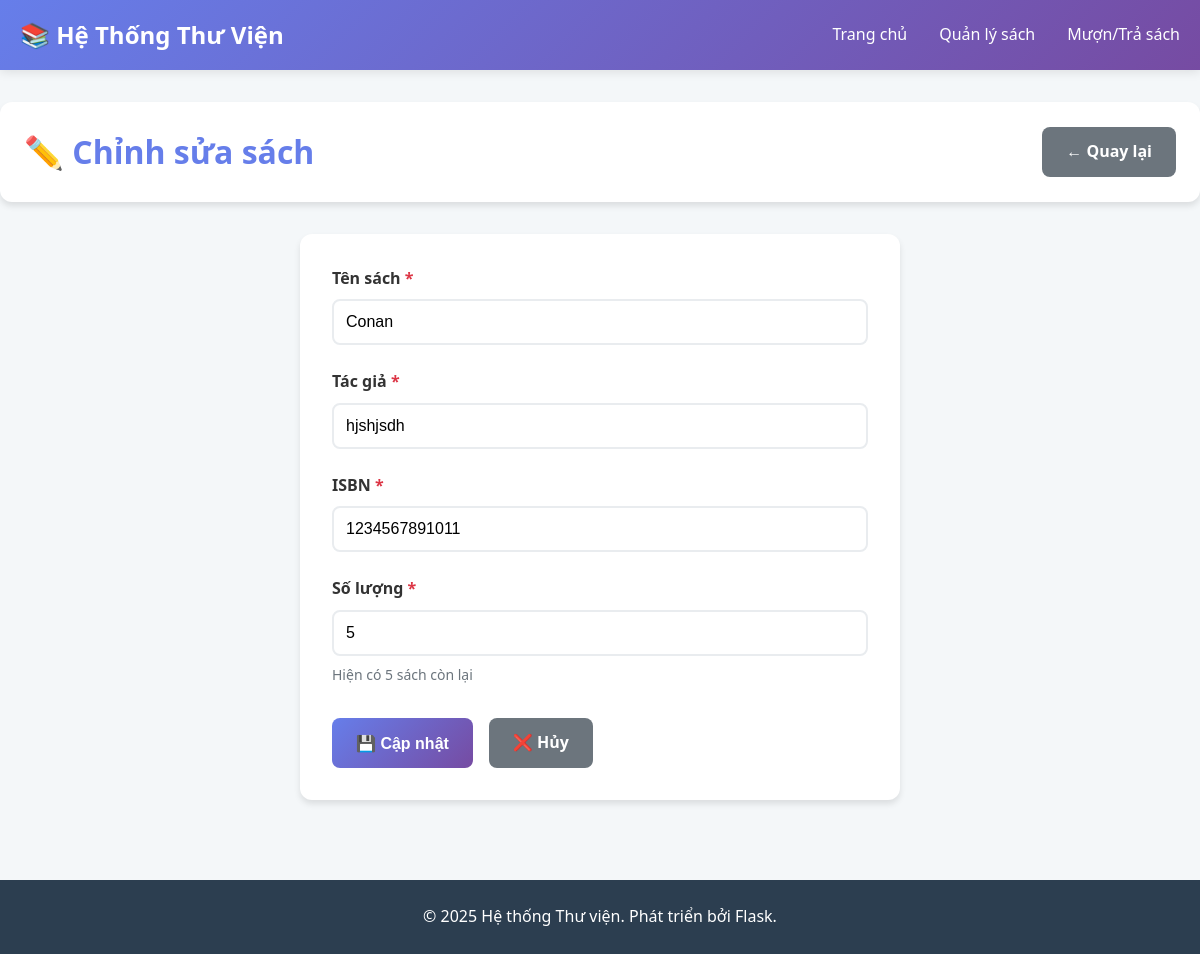
Page /books/edit/1 on the committed database.
### models.py (models this page shows, shortened)
class Book(db.Model):
    __tablename__ = 'books'
    id = db.Column(db.Integer, primary_key=True)
    title = db.Column(db.String(200), nullable=False)
    author = db.Column(db.String(100), nullable=False)
    isbn = db.Column(db.String(13), unique=True, nullable=False)
    quantity = db.Column(db.Integer, default=1)  # Số lượng sách có sẵn
    available = db.Column(db.Integer, default=1)  # Số lượng sách còn lại để mượn
    created_at = db.Column(db.DateTime, default=datetime.utcnow)
    borrow_records = db.relationship('BorrowRecord', backref='book', lazy=True, cascade='all, delete-orphan')

### app.py (the view, shortened to what this page needs)
@app.route('/books/edit/<int:book_id>', methods=['GET', 'POST'])
def edit_book(book_id):
    book = Book.query.get_or_404(book_id)
    return render_template('edit_book.html', book=book)

### templates/edit_book.html (shortened to what this page needs)
{% extends "base.html" %}
{% block content %}
<div class="page-header">
    <h1>✏️ Chỉnh sửa sách</h1>
    <a href="{{ url_for('books') }}" class="btn btn-secondary">← Quay lại</a>
</div>
<div class="form-container">
    <form method="POST" action="{{ url_for('edit_book', book_id=book.id) }}">
        <div class="form-group">
            <label for="title">Tên sách <span class="required">*</span></label>
            <input type="text" id="title" name="title" required
                   value="{{ book.title }}"
                   placeholder="Nhập tên sách">
        </div>
        <div class="form-group">
            <label for="author">Tác giả <span class="required">*</span></label>
            <input type="text" id="author" name="author" required
                   value="{{ book.author }}"
                   placeholder="Nhập tên tác giả">
        </div>
        <div class="form-group">
            <label for="isbn">ISBN <span class="required">*</span></label>
            <input type="text" id="isbn" name="isbn" required
                   value="{{ book.isbn }}"
                   placeholder="Nhập mã ISBN (13 ký tự)"
                   pattern="[0-9]{13}"
                   title="ISBN phải có 13 chữ số">
        </div>
        <div class="form-group">
            <label for="quantity">Số lượng <span class="required">*</span></label>
            <input type="number" id="quantity" name="quantity" required
                   min="1" value="{{ book.quantity }}"
                   placeholder="Nhập số lượng sách">
            <small class="form-text">Hiện có {{ book.available }} sách còn lại</small>
        </div>
        <div class="form-actions">
            <button type="submit" class="btn btn-primary">💾 Cập nhật</button>
            <a href="{{ url_for('books') }}" class="btn btn-secondary">❌ Hủy</a>
        </div>
    </form>
</div>
{% endblock %}

### static/css/style.css (style rules this page uses)
* { margin: 0; padding: 0; box-sizing: border-box; }
body { font-family: 'Segoe UI', Tahoma, Geneva, Verdana, sans-serif; line-height: 1.6; color: #333; background-color: #f4f7f9; }
.page-header { display: flex; justify-content: space-between; align-items: center; margin-bottom: 2rem; background: white; padding: 1.5rem; border-radius: 12px; box-shadow: 0 4px 6px rgba(0,0,0,0.1); }
.page-header h1 { color: #667eea; font-size: 2rem; }
.btn { display: inline-block; padding: 0.75rem 1.5rem; border: none; border-radius: 8px; text-decoration: none; font-weight: 600; cursor: pointer; transition: all 0.3s; font-size: 1rem; }
.btn-primary { background: linear-gradient(135deg, #667eea 0%, #764ba2 100%); color: white; }
.btn-secondary { background-color: #6c757d; color: white; }
.form-container { background: white; padding: 2rem; border-radius: 12px; box-shadow: 0 4px 6px rgba(0,0,0,0.1); max-width: 600px; margin: 0 auto; }
.form-group { margin-bottom: 1.5rem; }
.form-group label { display: block; margin-bottom: 0.5rem; font-weight: 600; color: #333; }
.required { color: #dc3545; }
.form-group input, .form-group select, .form-group textarea { width: 100%; padding: 0.75rem; border: 2px solid #e9ecef; border-radius: 8px; font-size: 1rem; transition: border-color 0.3s; }
.form-text { display: block; margin-top: 0.5rem; font-size: 0.875rem; color: #6c757d; }
.form-actions { display: flex; gap: 1rem; margin-top: 2rem; }

### rows in the picture
Book: title "Conan", author "hjshjsdh", isbn "1234567891011", quantity "5", available "5"
